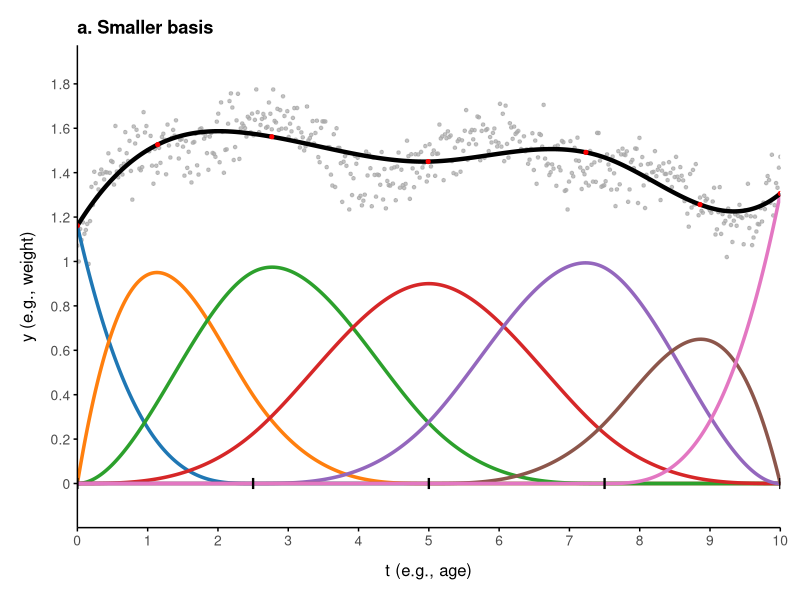
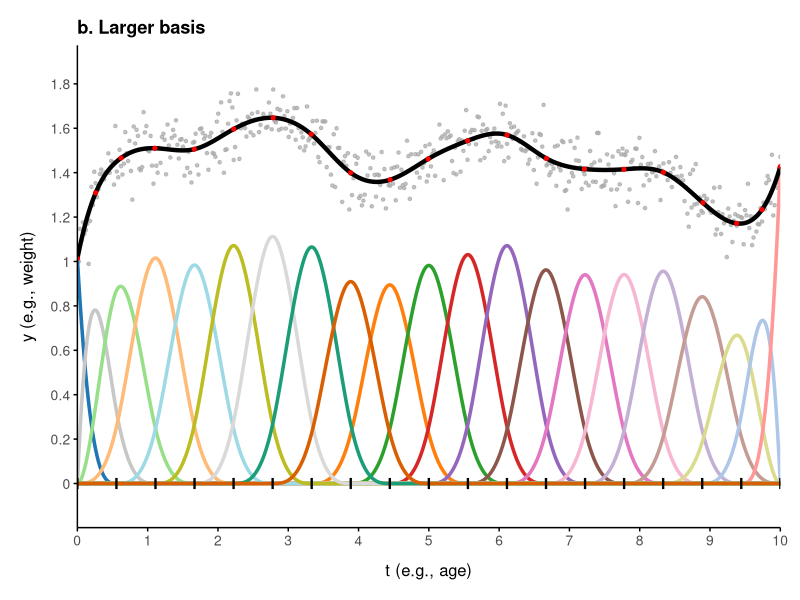

Generate these figures, in order, with R: (Note: this script raises an error after producing the figures.)
#---------------------#
#### LOAD PACKAGES ####
#---------------------#

library(splines)
library(tidyverse)
library(patchwork)

#---------------------#
#### SIMULATE DATA ####
#---------------------#

# Common Parameters
p <- 3
plot_min_x <- 0
plot_max_x <- 10
x_vals <- seq(plot_min_x, plot_max_x, length.out = 500)

colors <- c(
  "#1f77b4", "#ff7f0e", "#2ca02c", "#d62728", "#9467bd", "#8c564b",
  "#e377c2", "#f7b6d2", "#c5b0d5", "#c49c94", "#dbdb8d", "#c7c7c7",
  "#aec7e8", "#ff9896", "#98df8a", "#ffbb78", "#9edae5", "#bcbd22",
  "#d9d9d9", "#1b9e77", "#d95f02", "#7570b3", "#e7298a", "#66a61e",
  "#e6ab02", "#a6761d", "#666666", "#a6cee3", "#b2df8a")


set.seed(420)
num_data_points <- 500
data_x_simulated <- seq(plot_min_x, plot_max_x, length.out = num_data_points)

true_df_for_simulation <- 10
true_degree_for_simulation <- 3

true_basis_matrix_for_data <- bs(
  data_x_simulated, df = true_df_for_simulation,
  degree = true_degree_for_simulation, intercept = T,
  Boundary.knots = c(plot_min_x, plot_max_x))

true_coefficients <- c(0.2, 0.8, 0.5, 1.0, 0.3, 0.9, 0.4, 0.7, 0.1, 0.6)

data_y_true <- as.matrix(true_basis_matrix_for_data) %*% true_coefficients
data_y_noisy <- data_y_true + rnorm(num_data_points, mean = 0, sd = 0.08)
sim_data <- data.frame(x = data_x_simulated, y = data_y_noisy + 0.85)

#------------#
#### PLOT ####
#------------#

generate_spline_plot <- function(
    num_basis_functions, plot_title, colors_all, sim_data) {
  
  basis_matrix_plot <- bs(
    x_vals, df = num_basis_functions, degree = p, intercept = T,
    Boundary.knots = c(plot_min_x, plot_max_x)
    )
  
  basis_df_plot <- as.data.frame(basis_matrix_plot)
  colnames(basis_df_plot) <- paste0("B", 1:ncol(basis_df_plot))
  basis_df_plot$x <- x_vals
  basis_long <- pivot_longer(
    basis_df_plot, cols = starts_with("B"),
    names_to = "basis_id", values_to = "value")
  
  basis_matrix_data <- bs(
    sim_data$x, df = num_basis_functions, degree = p, intercept = T,
    Boundary.knots = c(plot_min_x, plot_max_x))
  
  fit_model <- lm(sim_data$y ~ basis_matrix_data - 1)
  control_points_optim <- coef(fit_model)
  
  coefficients_df <- data.frame(
    basis_id = paste0("B", 1:length(control_points_optim)),
    coefficient = as.numeric(control_points_optim)
  )
  
  basis_long <- basis_long %>%
    left_join(coefficients_df, by = "basis_id") %>%
    mutate(scaled_value = value * coefficient)
  
  s_values_fitted <- as.matrix(basis_matrix_plot) %*% control_points_optim
  s_df <- data.frame(x = x_vals, s = s_values_fitted)
  
  bs_object_for_knots <- bs(
    sim_data$x, df = num_basis_functions, degree = p, intercept = T,
    Boundary.knots = c(plot_min_x, plot_max_x))
  
  internal_knots_used <- if (!is.null(attr(bs_object_for_knots, "knots"))) as.numeric(attr(bs_object_for_knots, "knots")) else numeric(0)
  
  all_knots_to_mark <- unique(c(plot_min_x, internal_knots_used, plot_max_x))
  all_knots_to_mark <- sort(all_knots_to_mark)
  
  peak_x_values <- basis_long %>% group_by(basis_id) %>%
    summarise(x_peak = x[which.max(value)]) %>% ungroup()
  
  points_on_spline_at_peaks <- data.frame(
    x = peak_x_values$x_peak,
    y = sapply(peak_x_values$x_peak, function(val) {
      s_df$s[which.min(abs(s_df$x - val))]
    })
  )
  points_on_spline_at_peaks <- unique(points_on_spline_at_peaks)
  
  y_axis_max <- max(max(s_df$s), max(sim_data$y), max(basis_long$scaled_value)) + 0.1
  y_axis_min <- min(min(s_df$s), min(sim_data$y), min(basis_long$scaled_value)) - 0.1

  if (y_axis_min > -0.05) {
    y_axis_min <- -0.05
  }
  
  ggplot() + geom_point(
    data = sim_data, aes(x = x, y = y), color = "darkgrey", size = 0.9, alpha = 0.7) +
    geom_line(data = basis_long, aes(x = x, y = scaled_value, color = basis_id), lwd = 1.2) +
    scale_color_manual(values = colors_all) + geom_line(
      data = s_df, aes(x = x, y = s), color = "black", lwd = 1.5, linetype = "solid") +
    geom_point(data = points_on_spline_at_peaks, aes(x = x, y = y),
               color = "red", size = 1.1, shape = 19) + geom_segment(
                 aes(x = all_knots_to_mark, xend = all_knots_to_mark,
                     y = -0.025, yend = 0.025),
                 color = "black", lwd = 0.8) + scale_x_continuous(
                   breaks = seq(plot_min_x, plot_max_x, by = 1),
                   expand = c(0, 0)) + scale_y_continuous(
                     breaks = seq(floor(y_axis_min / 0.2) * 0.2, ceiling(y_axis_max / 0.2) * 0.2, by = 0.2),
                     limits = c(y_axis_min, y_axis_max),
                     labels = function(x) { ifelse(x < 0, "", x) }) +
    labs(title = plot_title, x = "t (e.g., age)", y = "y (e.g., weight)") + theme_classic() + theme(
      legend.position = "none", plot.title = element_text(face="bold"),
      axis.text.y = element_text(size = 10), axis.ticks.y = element_line(color = "black"),
      panel.grid.major.y = element_blank(), panel.grid.minor.y = element_blank(),
      axis.line.x = element_line(color = "black"), axis.line.y = element_line(color = "black"),
      axis.ticks.x = element_line(color = "black"), axis.text.x = element_text(size = 10),
      axis.title.x = element_text(size = 12, margin = margin(t = 10)),
      axis.title.y = element_text(size = 12, margin = margin(r = 10)),
      plot.margin = unit(c(0.5, 0.5, 0.5, 0.5), "cm")
    )
}

p1 <- generate_spline_plot(
  num_basis_functions = 7,
  plot_title = "a. Smaller basis",
  colors_all = colors,
  sim_data = sim_data)

p2 <- generate_spline_plot(
  num_basis_functions = 21,
  plot_title = "b. Larger basis",
  colors_all = colors,
  sim_data = sim_data)

 graphics.off()
 grDevices::cairo_pdf("res/fig_bs_example.pdf", height = 4, width = 8)
 (p1 | p2)
 dev.off()
